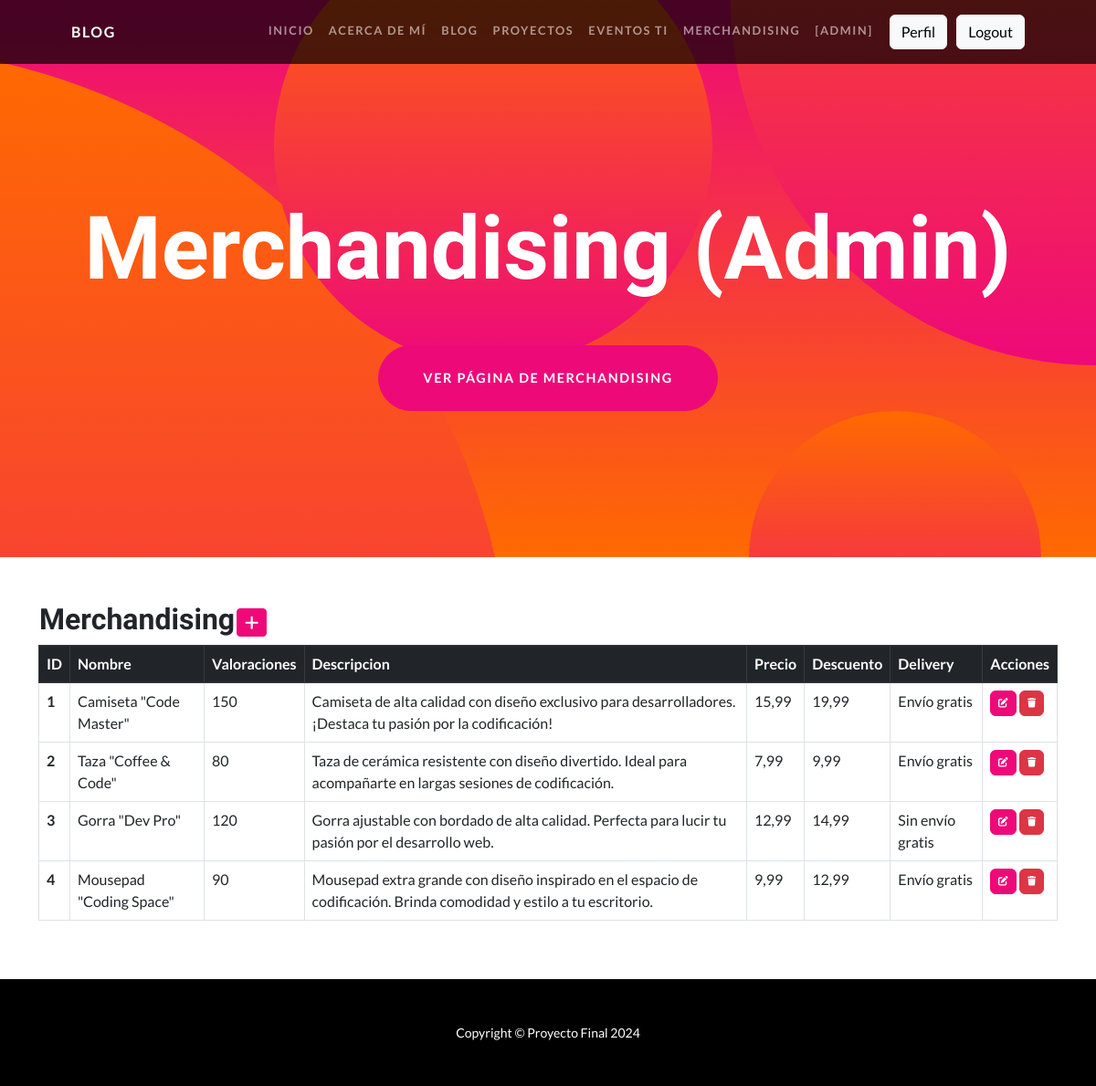
The app's page /merchandising_admin/ (signed in) with its own data.
### aplicacion/models.py (models this page shows, shortened)
class Merchandising(models.Model):
    nombre = models.CharField(max_length=100)
    valoraciones = models.IntegerField()
    descripcion = models.TextField()
    precio = models.FloatField()
    descuento = models.FloatField()
    delivery = models.CharField(max_length=50)
    class Meta:
        verbose_name = "Merchandising"
        verbose_name_plural = "Merchandising"

### aplicacion/views.py (the view)
# urls.py: path('merchandising_admin/', merchandisingAdmin, name="merchandising_admin"),
@login_required
def merchandisingAdmin(request):
    contexto = {'merchandising': Merchandising.objects.all().order_by("id")}
    return render(request, "aplicacion/merchandising_admin.html", contexto)

### aplicacion/templates/aplicacion/merchandising_admin.html
{% extends "aplicacion/index.html" %}
{% block titulo %}
<h1 class="masthead-heading mb-0">Merchandising (Admin)</h1>
<a class="btn btn-primary btn-xl rounded-pill mt-5" href="{% url 'merchandising' %}">Ver página de merchandising</a>
{% endblock titulo %}
{% block contenido %}
<table>
  <tr>
    <td width="200"><h2>Merchandising</h2></td>
    <td>
      <a href="{% url 'merchandising_create' %}" class="btn btn-primary btn-sm">
        <i class="fa fa-plus fa-lg" title="Crear"></i>
      </a>
    </td>
  </tr>
</table>
<table class="table table-bordered">
    <thead>
      <tr class="table-dark">
        <th scope="col">ID</th>
        <th scope="col">Nombre</th>
        <th scope="col">Valoraciones</th>
        <th scope="col">Descripcion</th>
        <th scope="col">Precio</th>
        <th scope="col">Descuento</th>
        <th scope="col">Delivery</th>
        <th scope="col">Acciones</th>
      </tr>
    </thead>
    <tbody>
{% for m in merchandising %}
      <tr>
        <th scope="row">{{ m.id }}</th>
        <td>{{ m.nombre }}</td>
        <td>{{ m.valoraciones }}</td>
        <td>{{ m.descripcion }}</td>
        <td>{{ m.precio }}</td>
        <td>{{ m.descuento }}</td>
        <td>{{ m.delivery }}</td>
        <td>
          <a
            href="{% url 'merchandising_update' m.id %}"
            class="btn btn-primary"
            style="--bs-btn-padding-y: .25rem; --bs-btn-padding-x: .5rem; --bs-btn-font-size: .75rem;"
            ><i class="fa fa-edit fa-sm" title="Edit Record"></i>
          </a>
          <a
            href="{% url 'merchandising_delete' m.id %}"
            class="btn btn-danger"
            style="--bs-btn-padding-y: .25rem; --bs-btn-padding-x: .5rem; --bs-btn-font-size: .75rem;"
            ><i class="fa fa-trash fa-sm" title="Delete Record"></i>
          </a>
        </td>
      </tr>
{% endfor %}
    </tbody>
</table>
{% endblock contenido %}

### aplicacion/templates/aplicacion/index.html (shortened to what this page needs)
<!DOCTYPE html>
<html lang="en">
    <head>
        {% load static %}
        <link href="{% static 'css/styles.css' %}" rel="stylesheet" />
    </head>
    <body id="page-top">
        <nav class="navbar navbar-expand-lg navbar-dark navbar-custom fixed-top">
            <div class="container px-5">
                <a class="navbar-brand" href="/">Blog</a>
                <div class="collapse navbar-collapse" id="navbarResponsive">
                    <ul class="navbar-nav ms-auto">
                        <li class="nav-item"><a class="nav-link" href="/">Inicio</a></li>
                        <li class="nav-item"><a class="nav-link" href="{% url 'acerca' %}">Acerca de mí </a></li>
                        {% if user.is_authenticated %}
                        <li class="nav-item"><a class="nav-link" href="{% url 'blog_admin' %}">Blog</a></li>
                        <li class="nav-item"><a class="nav-link" href="{% url 'proyectos_admin' %}">Proyectos</a></li>
                        <li class="nav-item"><a class="nav-link" href="{% url 'eventos_admin' %}">Eventos TI</a></li>
                        <li class="nav-item"><a class="nav-link" href="{% url 'merchandising_admin' %}">Merchandising</a></li>
                        <li class="nav-item"><a class="nav-link">[{{user.username}}]</a></li>
                        <li class="nav-item"></li>
                        <li class="nav-item"><a class="btn btn-light" href="{% url 'perfil' %}">Perfil</a></li>
                        <li class="nav-item"></li>
                        <li class="nav-item"><a class="btn btn-light" href="{% url 'logout' %}">Logout</a></li>
                        {% endif %}
                    </ul>
                </div>
            </div>
        </nav>
        <header class="masthead text-center text-white">
            <div class="masthead-content">
                <div class="container px-5">
                    {% block titulo %}{% endblock titulo %}
                </div>
            </div>
            <div class="bg-circle-1 bg-circle"></div>
            <div class="bg-circle-2 bg-circle"></div>
            <div class="bg-circle-3 bg-circle"></div>
            <div class="bg-circle-4 bg-circle"></div>
        </header>
        <div class="container py-5">
            {% block contenido %}{% endblock contenido %}
        </div>
        <footer class="py-5 bg-black">
            <div class="container px-5"><p class="m-0 text-center text-white small">Copyright &copy; Proyecto Final 2024</p></div>
        </footer>
    </body>
</html>

### records on screen
Merchandising: id "1", nombre "Camiseta \"Code Master\"", valoraciones "150", descripcion "Camiseta de alta calidad con diseño exclusivo para desarrolladores. ¡Destaca tu pasión por la codificación!", precio "15,99", descuento "19,99", delivery "Envío gratis"
Merchandising: id "2", nombre "Taza \"Coffee & Code\"", valoraciones "80", descripcion "Taza de cerámica resistente con diseño divertido. Ideal para acompañarte en largas sesiones de codificación.", precio "7,99", descuento "9,99", delivery "Envío gratis"
Merchandising: id "3", nombre "Gorra \"Dev Pro\"", valoraciones "120", descripcion "Gorra ajustable con bordado de alta calidad. Perfecta para lucir tu pasión por el desarrollo web.", precio "12,99", descuento "14,99", delivery "Sin envío gratis"
Merchandising: id "4", nombre "Mousepad \"Coding Space\"", valoraciones "90", descripcion "Mousepad extra grande con diseño inspirado en el espacio de codificación. Brinda comodidad y estilo a tu escritorio.", precio "9,99", descuento "12,99", delivery "Envío gratis"

### other values on screen
{{ user.username }} "ADMIN"
